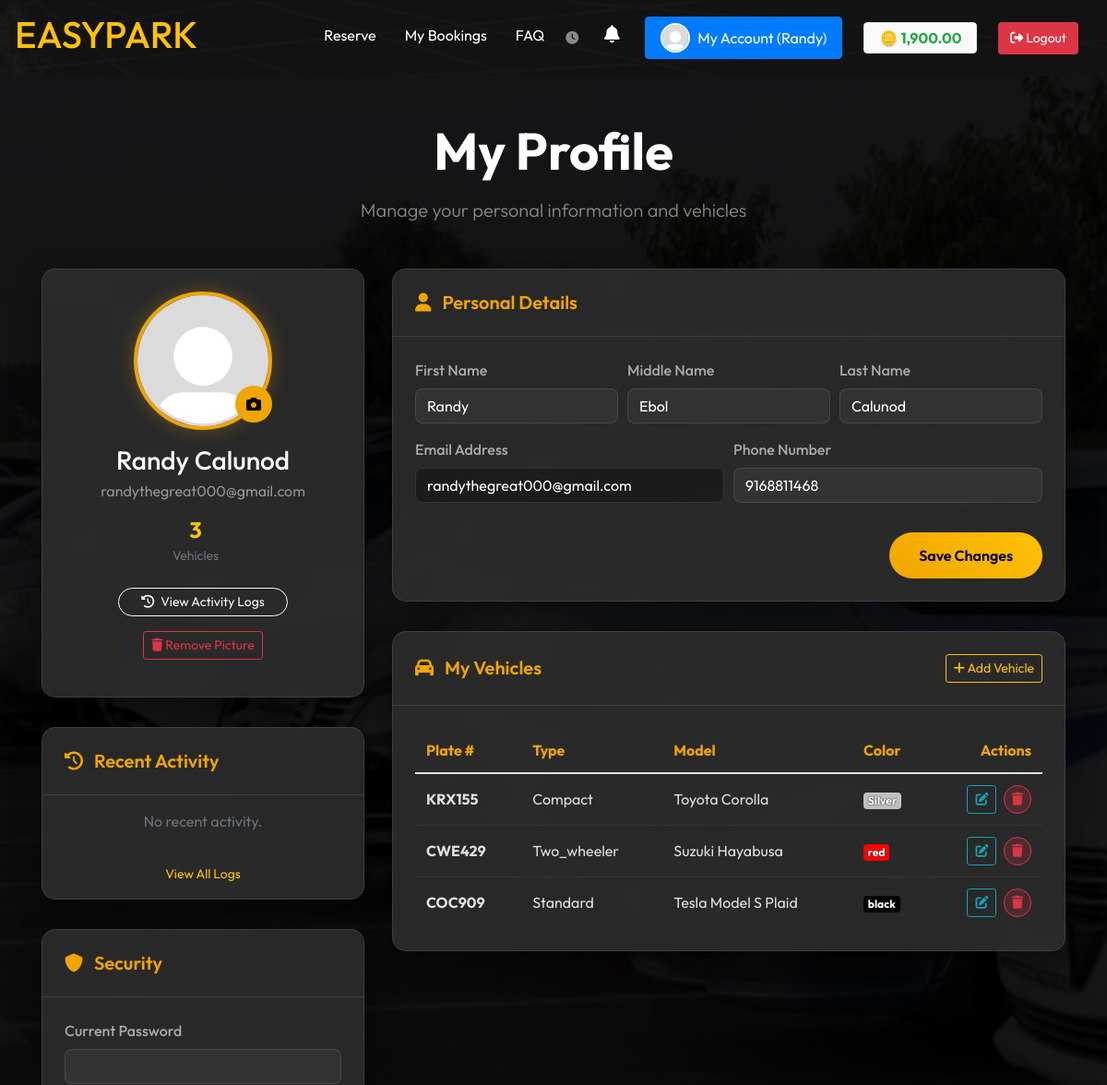
Before: /profile.php (signed in, upper part) with the older database file.
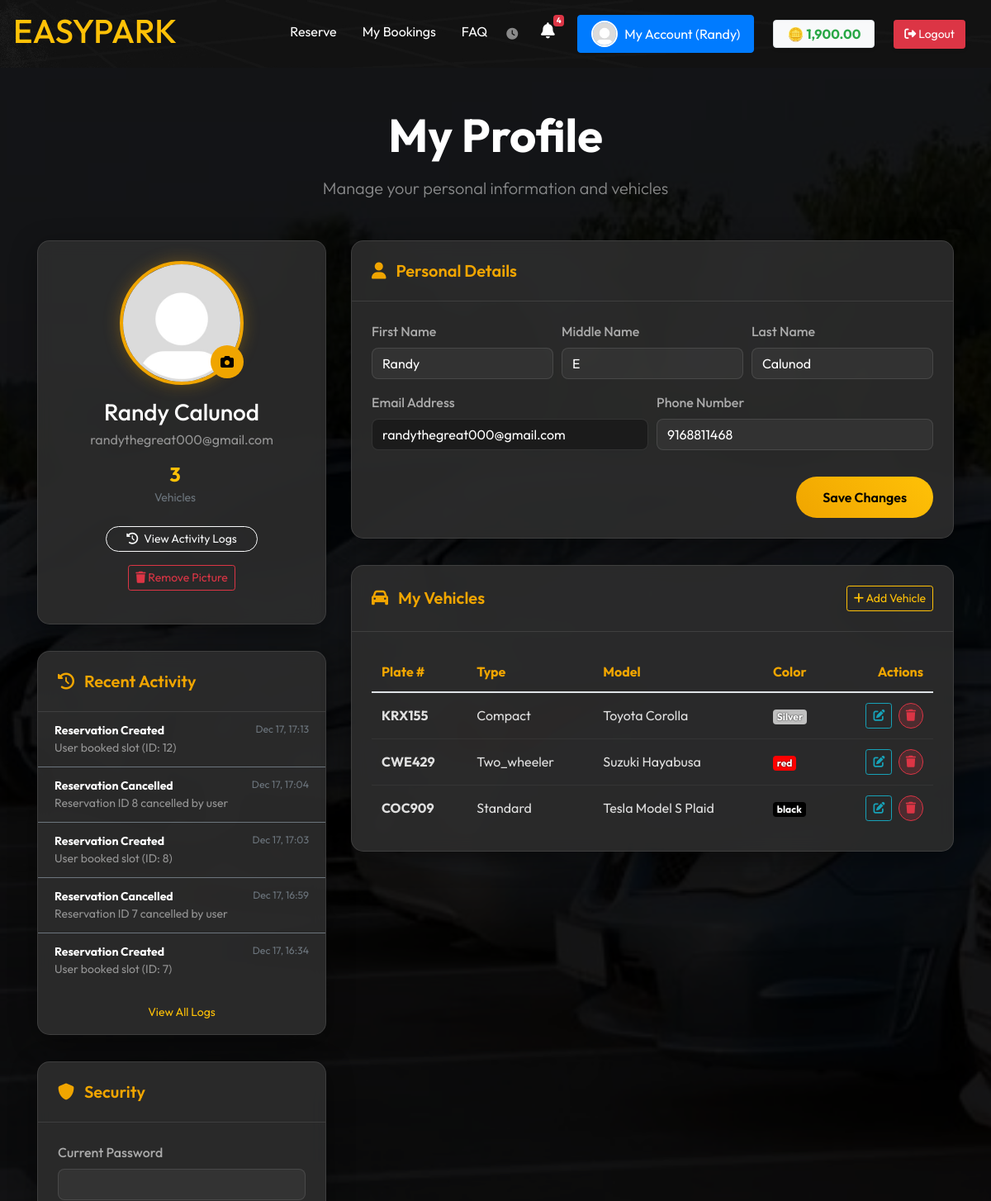
After: the same page with the newer database file.
### tables this page shows
CREATE TABLE `users` (
  `user_id` int(11) NOT NULL,
  `first_name` varchar(50) NOT NULL,
  `middle_name` varchar(50) DEFAULT NULL,
  `last_name` varchar(50) NOT NULL,
  `email` varchar(100) NOT NULL,
  `password` varchar(255) NOT NULL,
  `phone` varchar(20) DEFAULT NULL,
  `user_type` enum('admin','staff','client') NOT NULL DEFAULT 'client',
  `security_word` varchar(255) NOT NULL,
  `created_at` timestamp NULL DEFAULT current_timestamp(),
  `updated_at` timestamp NULL DEFAULT NULL ON UPDATE current_timestamp(),
  `is_active` tinyint(1) NOT NULL DEFAULT 1,
  `image` varchar(255) DEFAULT 'default.jpg',
  `coins` decimal(10,2) NOT NULL DEFAULT 0.00
);

CREATE TABLE `vehicles` (
  `vehicle_id` int(11) NOT NULL,
  `user_id` int(11) NOT NULL,
  `plate_number` varchar(20) NOT NULL,
  `model_id` int(11) NOT NULL,
  `color` varchar(50) NOT NULL,
  `created_at` timestamp NULL DEFAULT current_timestamp(),
  `updated_at` timestamp NULL DEFAULT NULL ON UPDATE current_timestamp()
);

CREATE TABLE `Vehicle_Models` (
  `model_id` int(11) NOT NULL,
  `brand` varchar(50) NOT NULL,
  `model` varchar(50) NOT NULL,
  `type` enum('two_wheeler','compact','standard','large') NOT NULL
);

CREATE TABLE `activity_logs` (
  `log_id` int(11) NOT NULL,
  `user_id` int(11) DEFAULT NULL,
  `user_type` enum('admin','staff','client') NOT NULL,
  `action` varchar(50) NOT NULL,
  `details` text DEFAULT NULL,
  `ip_address` varchar(45) DEFAULT NULL,
  `created_at` timestamp NULL DEFAULT current_timestamp()
);

### includes/notifications.php (called while the page is built, shortened)
<?php
function countUnreadNotifications($pdo, $user_id)
{
    $stmt = $pdo->prepare("SELECT COUNT(*) FROM notifications WHERE user_id = ? AND is_read = 0");
    $stmt->execute([$user_id]);
    return (int) $stmt->fetchColumn();
}
?>

### profile.php (the view, shortened to what the changed rows need)
<?php
require_once 'includes/db.php';
$user_id = $_SESSION['user_id'];
$stmt = $pdo->prepare('SELECT * FROM users WHERE user_id = ?');
$stmt->execute([$user_id]);
$userData = $stmt->fetch(PDO::FETCH_ASSOC);
$stmt = $pdo->prepare('SELECT v.*, vm.brand, vm.model, vm.type FROM vehicles v LEFT JOIN Vehicle_Models vm ON v.model_id = vm.model_id WHERE v.user_id = ?');
$stmt->execute([$user_id]);
$vehicles = $stmt->fetchAll(PDO::FETCH_ASSOC);
$log_stmt = $pdo->prepare('SELECT * FROM activity_logs WHERE user_id = ? ORDER BY created_at DESC LIMIT 5');
$log_stmt->execute([$user_id]);
$recent_logs = $log_stmt->fetchAll(PDO::FETCH_ASSOC);
?>
<!DOCTYPE html>
<html lang="en">
<head>
  <link rel="stylesheet" href="css/bootstrap.min.css">
  <link rel="stylesheet" href="https://cdnjs.cloudflare.com/ajax/libs/font-awesome/6.4.0/css/all.min.css">
</head>
<body>
  <?php include 'includes/client_navbar.php'; ?>
  <div class="container pb-5 pt-5">
    <div class="text-center mb-5">
      <h1 class="display-4 font-weight-bold text-white mb-3">My Profile</h1>
    </div>
    <div class="row">
      <div class="col-lg-4">
        <div class="custom-card text-center pb-3">
          <div class="card-body">
            <?php
            $profilePic = (!empty($userData['image']) && file_exists('images/' . $userData['image'])) ? 'images/' . $userData['image'] : 'images/default.jpg';
            ?>
            <div class="profile-pic-container mb-3">
              <img src="<?= htmlspecialchars($profilePic) ?>" alt="Profile" class="profile-pic" id="avatarPreview">
              <label for="profilePicInput" class="profile-pic-edit" title="Change Picture">
              </label>
            </div>
            <h3 class="text-white mb-1"><?= htmlspecialchars($userData['first_name'] . ' ' . $userData['last_name']) ?>
            </h3>
            <p class="text-white-50 mb-3"><?= htmlspecialchars($userData['email']) ?></p>
            <div class="d-flex justify-content-center">
              <div class="mr-3">
              </div>
            </div>
            <div class="mt-4">
              <a href="activity_logs.php" class="btn btn-outline-light btn-sm px-4 rounded-pill">
              </a>
            </div>
            <?php if (!empty($userData['image']) && $userData['image'] !== 'default.jpg'): ?>
              <form method="POST" class="mt-3">
                <button type="submit" class="btn btn-sm btn-outline-danger"
                  onclick="return confirm('Delete profile picture?')">
                </button>
              </form>
            <?php endif; ?>
          </div>
        </div>
        <div class="custom-card">
          <div class="card-body p-0">
            <ul class="list-group list-group-flush bg-transparent">
              <?php if (count($recent_logs) > 0): ?>
                <?php foreach ($recent_logs as $log): ?>
                  <li class="list-group-item bg-transparent border-secondary text-white-50 small">
                    <div class="d-flex w-100 justify-content-between">
                      <strong
                        class="text-white"><?= htmlspecialchars(ucwords(str_replace('_', ' ', $log['action']))) ?></strong>
                      <small class="text-muted"><?= date('M j, H:i', strtotime($log['created_at'])) ?></small>
                    </div>
                    <p class="mb-0 text-truncate"><?= htmlspecialchars($log['details']) ?></p>
                  </li>
                <?php endforeach; ?>
              <?php else: ?>
                <li class="list-group-item bg-transparent text-center text-muted py-3">No recent activity.</li>
              <?php endif; ?>
            </ul>
          </div>
        </div>
      </div>
      <div class="col-lg-8">
        <div class="custom-card">
          <div class="card-body">
            <form method="POST">
              <div class="form-row">
                <div class="form-group col-md-4">
                  <label>First Name</label>
                  <input type="text" name="first_name" class="form-control"
                    value="<?= htmlspecialchars($userData['first_name']) ?>" required>
                </div>
                <div class="form-group col-md-4">
                  <label>Middle Name</label>
                  <input type="text" name="middle_name" class="form-control"
                    value="<?= htmlspecialchars($userData['middle_name']) ?>">
                </div>
                <div class="form-group col-md-4">
                  <label>Last Name</label>
                  <input type="text" name="last_name" class="form-control"
                    value="<?= htmlspecialchars($userData['last_name']) ?>" required>
                </div>
              </div>
              <div class="form-row">
                <div class="form-group col-md-6">
                  <label>Email Address</label>
                  <input type="email" class="form-control" value="<?= htmlspecialchars($userData['email']) ?>" readonly
                    title="Email cannot be changed">
                </div>
                <div class="form-group col-md-6">
                  <label>Phone Number</label>
                  <input type="text" name="phone" class="form-control"
                    value="<?= htmlspecialchars($userData['phone']) ?>">
                </div>
              </div>
            </form>
          </div>
        </div>
        <div class="custom-card">
          <div class="card-body">
            <?php if (count($vehicles) > 0): ?>
              <div class="table-responsive">
                <table class="table table-custom mb-0">
                  <thead>
                    <tr>
                      <th>Plate #</th>
                      <th>Type</th>
                      <th>Model</th>
                      <th>Color</th>
                      <th class="text-right">Actions</th>
                    </tr>
                  </thead>
                  <tbody>
                    <?php foreach ($vehicles as $v): ?>
                      <tr>
                        <td class="font-weight-bold"><?= htmlspecialchars($v['plate_number']) ?></td>
                        <td><?= htmlspecialchars(ucfirst($v['type'] ?? 'Standard')) ?></td>
                        <td><?= htmlspecialchars($v['brand'] . ' ' . $v['model']) ?></td>
                        <td>
                          <span class="badge badge-secondary"
                            style="background-color: <?= htmlspecialchars($v['color']) ?>; color: #fff; text-shadow: 0 0 2px #000;">
                            <?= htmlspecialchars($v['color']) ?>
                          </span>
                        </td>
                        <td class="text-right">
                          <button class="btn btn-sm btn-outline-info mr-1 btn-edit-vehicle"
                            data-id="<?= $v['vehicle_id'] ?>" data-plate="<?= htmlspecialchars($v['plate_number']) ?>"
                            data-color="<?= htmlspecialchars($v['color']) ?>"
                            data-type="<?= htmlspecialchars($v['type']) ?>"
                            data-brand="<?= htmlspecialchars($v['brand']) ?>"
                            data-model-id="<?= htmlspecialchars($v['model_id']) ?>" data-toggle="modal"
                            data-target="#editVehicleModal">
                            <i class="fa fa-edit"></i>
                          </button>
                          <a href="profile.php?delete_vehicle=<?= $v['vehicle_id'] ?>" class="btn btn-sm btn-danger-custom"
                            onclick="return confirm('Are you sure you want to delete this vehicle?')">
                            <i class="fa fa-trash"></i>
                          </a>
                        </td>
                      </tr>
                    <?php endforeach; ?>
                  </tbody>
                </table>
              </div>
            <?php endif; ?>
          </div>
        </div>
      </div>
    </div>
  </div>
</body>
</html>

### includes/client_navbar.php (shortened to what the changed rows need)
<?php
require_once __DIR__ . '/db.php';
$profilePic = 'images/default.jpg';
if (isset($_SESSION['user_id'])) {
    $user_id = $_SESSION['user_id'];
}
?>
<nav id="navbar" class="navbar navbar-expand-lg bg-image-dark navbar-dark sticky-top w-100 px-3">
    <a id="opp" class="navbar-brand" href="index.php" data-toggle="tooltip" title="Back to Home"
        data-placement="bottom">
        <h1 class="custom-size 75rem">EASYPARK</h1>
    </a>
    <div class="collapse navbar-collapse justify-content-end" id="collapsibleNavbar">
        <ul id="opp" class="navbar-nav">
            <?php if (isset($_SESSION['user_id'])): ?>
                <?php
                require_once __DIR__ . '/notifications.php';
                $unreadCount = 0;
                if (isset($pdo)) {
                    $unreadCount = countUnreadNotifications($pdo, $_SESSION['user_id']);
                }
                ?>
                <li class="nav-item d-flex align-items-center mr-3 text-white small position-relative group-clock">
                    <div class="d-flex align-items-center" style="cursor: pointer;" title="Hover to see local time">
                        <i class="fas fa-clock text-white-50"></i>
                    </div>
                </li>
                <li class="nav-item mr-3">
                    <a class="nav-link position-relative" href="#" id="alertsTrigger" role="button" data-toggle="modal"
                        data-target="#notificationCenterModal" title="Notifications">
                        <i class="fas fa-bell fa-fw" style="font-size: 1.2rem;"></i>
                        <?php if ($unreadCount > 0): ?>
                            <span class="badge badge-danger badge-counter position-absolute"
                                style="top: 0; right: 0; font-size: 0.6rem;"><?= $unreadCount > 9 ? '9+' : $unreadCount ?></span>
                        <?php endif; ?>
                    </a>
                </li>
                <li class="nav-item">
                    <a class="btn btn-primary d-flex align-items-center" href="profile.php" id="accountButton"
                        style="padding: 0.375rem 1rem;" data-toggle="tooltip" title="Manage your profile"
                        data-placement="bottom">
                        <img src="<?= htmlspecialchars($profilePic) ?>" alt="Profile"
                            style="width:32px;height:32px;object-fit:cover;border-radius:50%;border:2px solid #fff;margin-right:8px;">
                        My Account (<?= htmlspecialchars($_SESSION['username'] ?? 'User') ?>)
                    </a>
                </li>
                <?php
                $coins = 0.00;
                if (isset($_SESSION['user_id']) && isset($pdo)) {
                    $stmt = $pdo->prepare('SELECT coins FROM users WHERE user_id = ?');
                    $stmt->execute([$_SESSION['user_id']]);
                    $coins = $stmt->fetchColumn() ?: 0.00;
                }
                $coinColor = ($coins >= 0) ? '#28a745' : '#dc3545';
                ?>
                <li class="nav-item d-flex align-items-center ml-2">
                    <a href="wallet.php" class="badge badge-light px-3 py-2 border shadow-sm"
                        style="font-size: 1rem; color: #333; font-weight: 700; text-decoration: none;" data-toggle="tooltip"
                        title="View Wallet Balance" data-placement="bottom">
                        🪙 <span style="color: <?= $coinColor ?>;"><?= number_format($coins, 2) ?></span>
                    </a>
                </li>
                <li class="nav-item d-flex align-items-center ml-2">
                    <a href="logout.php" class="btn btn-danger btn-sm shadow-sm" style="padding: 0.375rem 0.75rem;"
                        data-toggle="tooltip" title="Sign Out securely" data-placement="bottom">
                        <i class="fas fa-sign-out-alt"></i> Logout
                    </a>
                </li>
            <?php endif; ?>
        </ul>
    </div>
</nav>

Changed rows visible on the page:
changed users "Randy Calunod": middle_name "Ebol" → "E"
added activity_logs: action "Reservation Created", created_at "Dec 17, 17:13", details "User booked slot (ID: 12)"
added activity_logs: action "Reservation Cancelled", created_at "Dec 17, 17:04", details "Reservation ID 8 cancelled by user"
added activity_logs: action "Reservation Created", created_at "Dec 17, 17:03", details "User booked slot (ID: 8)"
added activity_logs: action "Reservation Cancelled", created_at "Dec 17, 16:59", details "Reservation ID 7 cancelled by user"
added activity_logs: action "Reservation Created", created_at "Dec 17, 16:34", details "User booked slot (ID: 7)"
Other visible differences:
$unreadCount: (not shown) → "4"
text no longer shown: "No recent activity."
